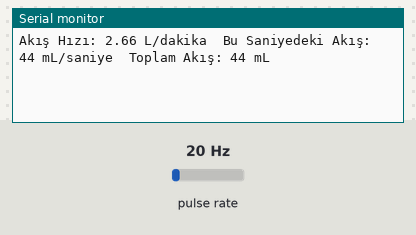
This sketch was run on a simulated Arduino Uno, built with avr-gcc and run on an emulated ATmega328P. Parts: the last lines printed to the serial monitor. Wiring (inferred from the names in the program): pulse sensor: data pin 2. Inputs (shaded band) come from the test bench; at power-on: pulse rate 20 Hz.

Above: at 1.2 s.
1.3 s: pulse rate (sensor on pin 2) set to 4 Hz
At 2.6 s:
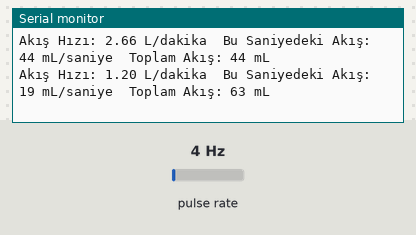
2.8 s: pulse rate (sensor on pin 2) set to 50 Hz
At 3.8 s:
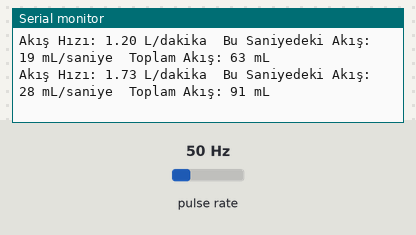
Timing chart, 0 to 5.8 s (numbered marks = the images above; inputs shaded):
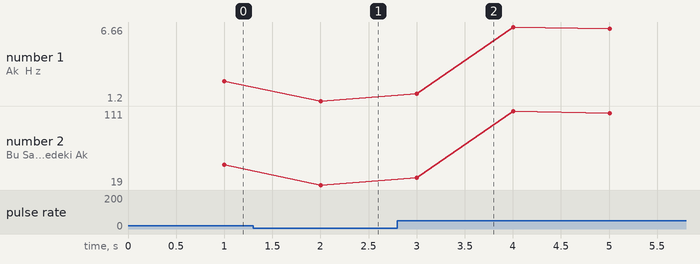

The sketch:

yf-s401_su_akis_sensoru.ino
```cpp
const int sensorPin = 2;          // Sensör sinyal pini (dijital pin 2)
volatile int pulseCount = 0;      // Darbe sayısı

unsigned long oldTime = 0;
float calibrationFactor = 7.5;    // Kalibrasyon faktörü (her litredeki darbe sayısı)
float flowRate = 0.0;
unsigned int flowMilliLitres = 0;
unsigned long totalMilliLitres = 0;

void setup() {
  Serial.begin(9600);
  pinMode(sensorPin, INPUT_PULLUP);
  attachInterrupt(digitalPinToInterrupt(sensorPin), pulseCounter, FALLING);
}

void loop() {
  unsigned long currentTime = millis();
  if ((currentTime - oldTime) > 1000) {
    detachInterrupt(digitalPinToInterrupt(sensorPin));

    flowRate = ((1000.0 / (currentTime - oldTime)) * pulseCount) / calibrationFactor;
    oldTime = currentTime;
    pulseCount = 0;

    flowMilliLitres = (flowRate / 60) * 1000;
    totalMilliLitres += flowMilliLitres;

    printFlowInfo(flowRate, flowMilliLitres, totalMilliLitres);

    attachInterrupt(digitalPinToInterrupt(sensorPin), pulseCounter, FALLING);
  }
}

void pulseCounter() {
  pulseCount++;
}

void printFlowInfo(float flowRate, unsigned int flowMilliLitres, unsigned long totalMilliLitres) {
  Serial.print("Akış Hızı: ");
  Serial.print(flowRate);            // Litre/dakika
  Serial.print(" L/dakika  ");
  Serial.print("Bu Saniyedeki Akış: ");
  Serial.print(flowMilliLitres);
  Serial.print(" mL/saniye  ");
  Serial.print("Toplam Akış: ");
  Serial.print(totalMilliLitres);
  Serial.println(" mL");
}
```

Measured:
- after the input at 1.3 s, the serial monitor: prints a new line after 0.70 s (image 1)
- after the input at 2.8 s, the serial monitor: prints a new line after 0.20 s (image 2)
- plotted number 1: 2.66 → 1.2 after the input at 1.3 s, 1.2 → 6.66 after the input at 2.8 s
- plotted number 2: 44 → 19 after the input at 1.3 s
